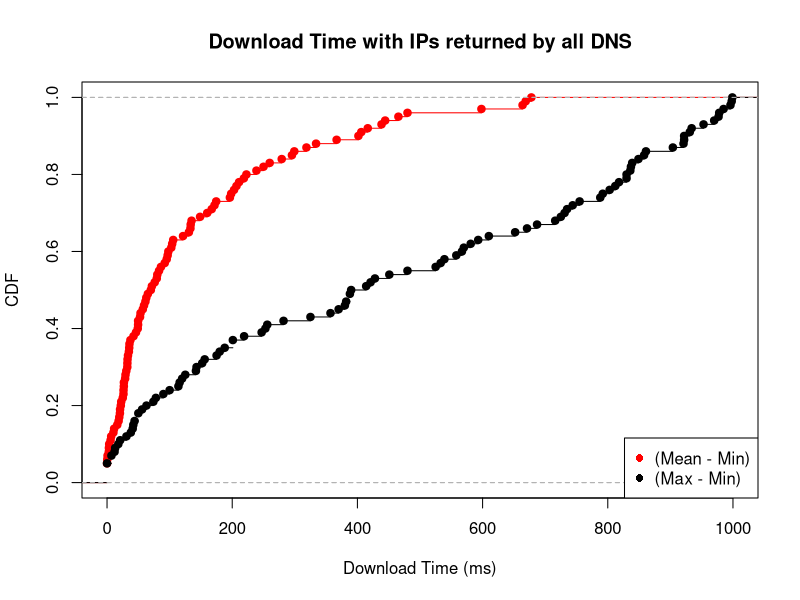

The R script that drew this image:
mean_min <- c(6.611111, 86.138889, 171.662921, 32.388889, 71.659091, 130.750000, 5.666667, 49.083333, 198.316667, 29.500000, 83.078740, 57.138889, 121.416667, 18.500000, 416.545500, 279.090909, 259.845000, 3.444444, 61.291667, 0.363636, 0.000000, 46.250000, 26.272727, 102.632667, 92.166667, 97.951889, 480.014792, 20.583333, 10.166667, 25.142857, 3.000000, 79.458333, 37.333333, 218.610000, 133.638889, 0.000000, 222.660000, 465.497333, 202.906667, 22.000000, 30.777778, 167.249167, 299.166000, 33.486111, 26.944444, 42.283333, 135.055556, 26.333333, 401.608889, 35.812500, 318.594103, 677.926667, 22.652778, 249.999167, 26.833333, 295.387778, 406.196333, 0.000000, 0.000000, 366.798667, 53.500000, 663.859333, 210.906467, 174.388333, 148.633000, 11.325000, 69.953908, 28.925926, 2.833333, 62.723298, 34.916667, 96.833333, 0.835616, 32.750000, 35.440417, 49.650794, 59.092593, 0.000000, 238.698333, 668.861220, 105.705633, 160.036852, 49.625000, 206.777778, 333.940588, 19.550725, 76.138889, 52.722222, 95.333333, 104.083333, 32.500000, 196.277222, 16.333333, 65.250000, 133.222222, 80.303030, 20.800000, 598.139524, 444.329444, 438.539167)

max_min <- c(21.00, 687.00, 652.00, 50.00, 830.00, 388.00, 31.00, 152.00, 581.00, 100.00, 803.00, 539.00, 282.00, 42.00, 566.99, 533.00, 413.99, 7.00, 428.00, 7.00, 0.00, 175.00, 90.00, 829.99, 922.00, 187.99, 609.99, 180.00, 18.00, 116.00, 12.00, 570.00, 74.00, 479.99, 593.00, 0.00, 324.99, 743.99, 903.99, 78.00, 143.00, 715.99, 811.99, 725.00, 56.00, 421.00, 256.00, 142.00, 730.99, 388.00, 369.99, 969.99, 156.00, 860.99, 44.00, 670.99, 857.99, 0.00, 0.00, 791.99, 114.00, 848.99, 998.99, 836.99, 920.99, 120.00, 976.99, 201.00, 13.00, 997.99, 219.00, 755.00, 38.00, 63.00, 952.99, 390.00, 357.00, 0.00, 933.99, 995.99, 977.99, 984.99, 451.00, 735.00, 835.99, 380.00, 247.00, 525.00, 253.00, 558.00, 125.00, 930.99, 41.00, 201.00, 839.00, 382.00, 50.00, 921.99, 787.99, 817.99)

mean_min_val = ecdf(mean_min)
max_min_val = ecdf(max_min)

plot(mean_min_val, lty=1, col="red", xlab="Download Time (ms)", ylab="CDF", main="Download Time with IPs returned by all DNS", xlim=c(0, 1000))
lines(max_min_val)

legend("bottomright",  pch =16, legend=c("(Mean - Min)", "(Max - Min)"), col=c("red", "black"))
